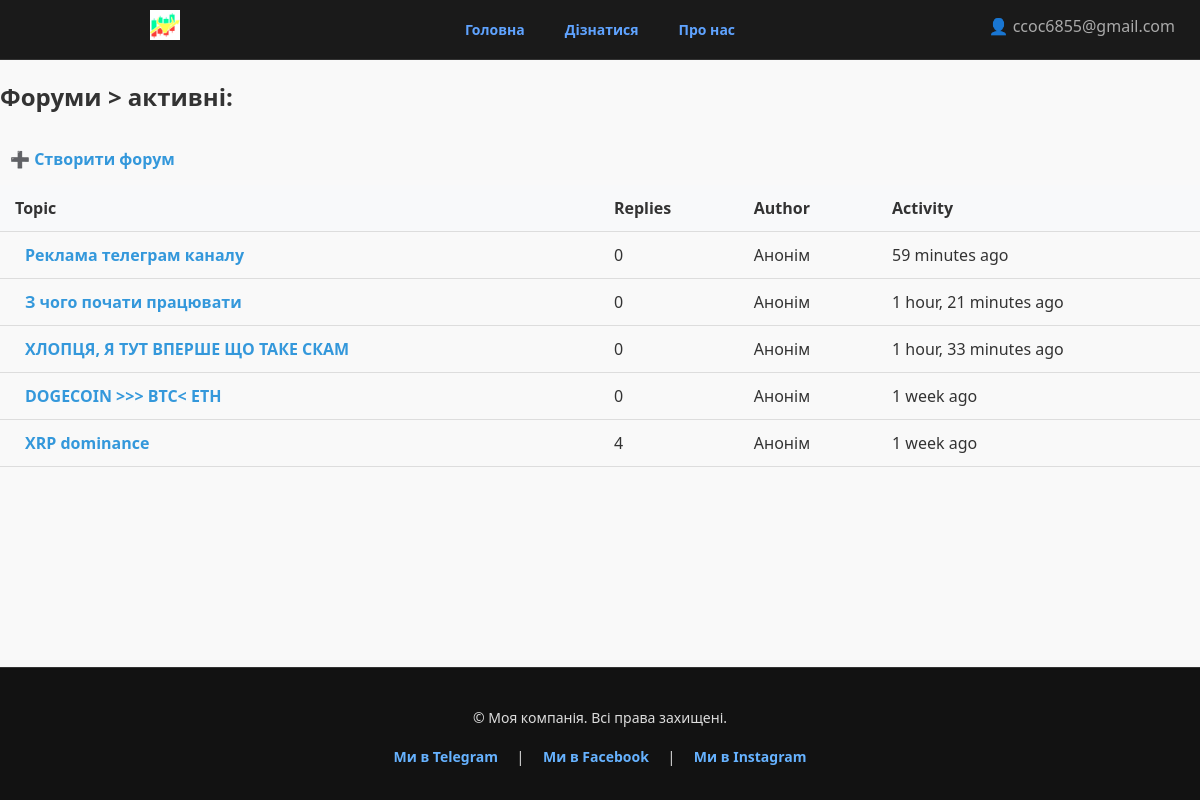
The page /explore/forum/ (signed in) on the database its author committed.
### account/models.py (models this page shows, shortened)
class CustomUser(AbstractUser):
    wallet_initials = models.CharField(max_length=10, blank=True, null=True, verbose_name="Ініціали гаманця")
    wallet_address = models.CharField(max_length=255, blank=True, null=True, verbose_name="Адреса гаманця")
    phone_validator = RegexValidator(
        regex=r'^\+?1?\d{10,15}$',
        message="Phone number must be entered in the format: '+380123456789'. Up to 15 digits allowed."
    )
    username = None
    phone = models.CharField(
        _("phone number"),
        max_length=20,
        unique=True,
        validators=[phone_validator],
        error_messages={
            "unique": _("A user with that phone number already exists."),
        },
    )
    email = models.EmailField(
        _("email address"),
        unique=True,
        error_messages={
            "unique": _("A user with that email address already exists."),
        },
    )
    USERNAME_FIELD = "email"
    REQUIRED_FIELDS = ["phone"]
    objects = CustomUserManager()
    class Meta:
        db_table = 'user'

### explore/models.py (models this page shows, shortened)
class ForumTopic(models.Model):
    title = models.CharField(max_length=200)
    content = models.TextField()
    author = models.ForeignKey(settings.AUTH_USER_MODEL, on_delete=models.CASCADE,  related_name='topics')
    created_at = models.DateTimeField(default=timezone.now)
    def comment_count(self):
        return self.comments.count()

### explore/views.py (the view)
# urls.py: path('forum/', views.forum_topic_list, name='forum'),
def forum_topic_list(request):
    topics = ForumTopic.objects.order_by('-created_at')
    return render(request, 'forum/topic_list.html', {'topics': topics})

### explore/templates/forum/topic_list.html (shortened to what this page needs)
{% extends 'base.html' %}
{% block content %}
  <h2><strong>Форуми</strong> > активні:</h2>
  {% if user.is_authenticated %}
    <a href="{% url 'explore:create-forum-topic' %}" class="btn btn-primary" style="margin: 10px 0; display: inline-block;">➕ Створити форум</a>
  {% else %}
    <p><a href="{% url 'account:login' %}">Зареєструватися</a> для створення форуму.</p>
  {% endif %}
  {% if topics %}
    <table class="forum-table">
      <thead>
        <tr>
          <th>Topic</th>
          <th>Replies</th>
          <th>Author</th>
          <th>Activity</th>
        </tr>
      </thead>
      <tbody>
        {% for topic in topics %}
          <tr>
            <td>
              <a href="{% url 'explore:forum-topic-detail' topic.pk %}">{{ topic.title }}</a>
            </td>
            <td>{{ topic.comment_count }}</td>
            <td>
              {% if topic.author %}
              Анонім
              {% else %}
                {{ topic.author.username }}
              {% endif %}
            </td>
            <td>{{ topic.created_at|timesince }} ago</td>
          </tr>
        {% endfor %}
      </tbody>
    </table>
  {% else %}
    <p>немає ніяких форумівю Будь першим!</p>
  {% endif %}
{% endblock %}

### HRTR/templates/base.html (shortened to what this page needs)
{% load static %}
<!DOCTYPE html>
<html lang="en">
<head>
    <link rel="stylesheet" href="{% static 'HRTR/css/base.css' %}">
</head>
<body class="{% block body_class %}{% endblock %}">
<header class="main-header">
    <nav class="main-nav">
        <a href="{% url 'mainsite:home' %}">Головна</a>
        <a href="{% url 'explore:explore' %}">Дізнатися</a>
        <a href="{% url 'mainsite:about' %}">Про нас</a>
    </nav>
    <div class="site-icon" style="position: absolute; left: 150px; top: 10px;">
        <img src="{% static  'mainsite/img/icon.jpg' %}" alt="Символ" style="height: 30px; width: auto;">
    </div>
    <div class="user-box">
        {% if user.is_authenticated %}
            <span>👤 {{ user.email }}</span>
        {% else %}
            <a href="{% url 'account:login' %}">Увійти</a> |
            <a href="{% url 'account:registration' %}">Реєстрація</a>
        {% endif %}
    </div>
</header>
<main>
    {% block content %}
    {% endblock %}
</main>
{% include 'footer.html' %}
</body>
</html>

### HRTR/static/HRTR/css/base.css (style rules this page uses)
body { font-family: 'Segoe UI', Tahoma, Geneva, Verdana, sans-serif; background-color: #f9f9f9; margin: 0; color: #333; }
a { color: #3498db; text-decoration: none; font-weight: bold; padding: 5px 10px; transition: background-color 0.2s ease, color 0.2s ease; }

### HRTR/templates/base.html (style rules this page uses)
html, body { height: 100%; margin: 0; display: flex; flex-direction: column; }
main { flex: 1 0 auto; }
.user-box { position: absolute; top: 10px; right: 20px; text-align: right; }
.main-header { background-color: #1a1a1a; color: #aaa; padding: 15px 20px; border-bottom: 1px solid #333; width: 100%; box-sizing: border-box; position: relative; }
.main-nav { display: flex; justify-content: center; gap: 20px; }
.main-nav a { color: #5fa3ff; text-decoration: none; font-size: 14px; padding: 5px 10px; }
.user-box span { color: #aaa; cursor: pointer; display: inline-block; padding: 5px; }
body { font-family: 'Segoe UI', Tahoma, Geneva, Verdana, sans-serif; background-color: #f9f9f9; margin: 0; color: #333; }
a { color: #3498db; text-decoration: none; font-weight: bold; padding: 5px 10px; transition: background-color 0.2s ease, color 0.2s ease; }
.site-icon { height: 60px; width: auto; transition: transform 0.3s ease; }

### explore/templates/forum/topic_list.html (style rules this page uses)
.forum-table { width: 100%; border-collapse: collapse; }
.forum-table th, .forum-table td { padding: 12px 15px; text-align: left; border-bottom: 1px solid #ddd; }
.forum-table th { background-color: #f8f9fa; font-weight: 600; }

### rows shown on the page
CustomUser: email "ccoc6855@gmail.com"
ForumTopic: title "Реклама телеграм каналу", comment_count "0", shows "Анонім", created_at "59 minutes"
ForumTopic: title "З чого почати працювати", comment_count "0", shows "Анонім", created_at "1 hour, 21 minutes"
ForumTopic: title "ХЛОПЦЯ, Я ТУТ ВПЕРШЕ ЩО ТАКЕ СКАМ", comment_count "0", shows "Анонім", created_at "1 hour, 33 minutes"
ForumTopic: title "DOGECOIN >>> BTC< ETH", comment_count "0", shows "Анонім", created_at "1 week"
ForumTopic: title "XRP dominance", comment_count "4", shows "Анонім", created_at "1 week"
